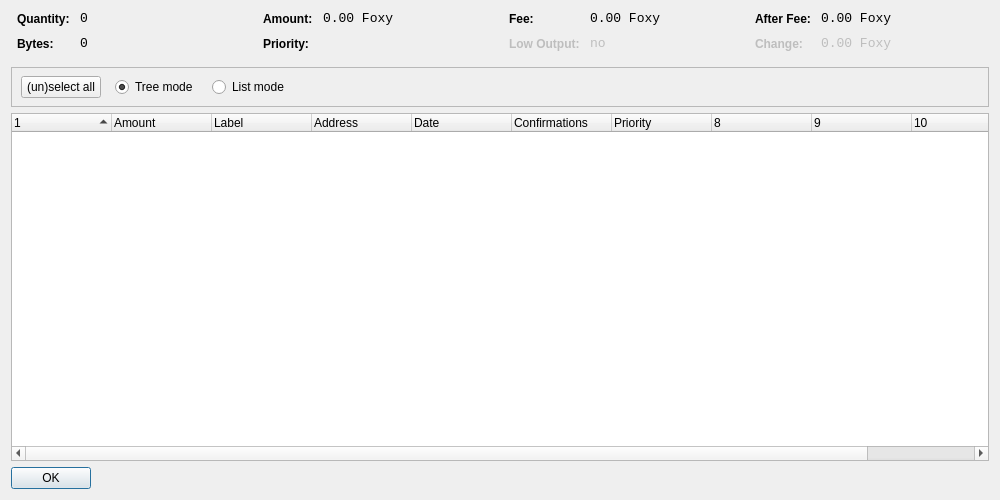
<?xml version="1.0" encoding="UTF-8"?>
<ui version="4.0">
 <class>CoinControlDialog</class>
 <widget class="QDialog" name="CoinControlDialog">
  <property name="geometry">
   <rect>
    <x>0</x>
    <y>0</y>
    <width>1000</width>
    <height>500</height>
   </rect>
  </property>
  <property name="windowTitle">
   <string>Coin Control</string>
  </property>
  <layout class="QVBoxLayout" name="verticalLayout">
   <item>
    <layout class="QHBoxLayout" name="horizontalLayoutTop" stretch="0,0,0,0">
     <property name="topMargin">
      <number>0</number>
     </property>
     <property name="bottomMargin">
      <number>10</number>
     </property>
     <item>
      <layout class="QFormLayout" name="formLayoutCoinControl1">
       <property name="horizontalSpacing">
        <number>10</number>
       </property>
       <property name="verticalSpacing">
        <number>10</number>
       </property>
       <property name="leftMargin">
        <number>6</number>
       </property>
       <property name="rightMargin">
        <number>6</number>
       </property>
       <item row="0" column="0">
        <widget class="QLabel" name="labelCoinControlQuantityText">
         <property name="styleSheet">
          <string notr="true">font-weight:bold;</string>
         </property>
         <property name="text">
          <string>Quantity:</string>
         </property>
        </widget>
       </item>
       <item row="0" column="1">
        <widget class="QLabel" name="labelCoinControlQuantity">
         <property name="font">
          <font>
           <family>Monospace</family>
           <pointsize>10</pointsize>
          </font>
         </property>
         <property name="cursor">
          <cursorShape>IBeamCursor</cursorShape>
         </property>
         <property name="contextMenuPolicy">
          <enum>Qt::ActionsContextMenu</enum>
         </property>
         <property name="text">
          <string notr="true">0</string>
         </property>
         <property name="textInteractionFlags">
          <set>Qt::LinksAccessibleByMouse|Qt::TextSelectableByKeyboard|Qt::TextSelectableByMouse</set>
         </property>
        </widget>
       </item>
       <item row="1" column="0">
        <widget class="QLabel" name="labelCoinControlBytesText">
         <property name="styleSheet">
          <string notr="true">font-weight:bold;</string>
         </property>
         <property name="text">
          <string>Bytes:</string>
         </property>
        </widget>
       </item>
       <item row="1" column="1">
        <widget class="QLabel" name="labelCoinControlBytes">
         <property name="font">
          <font>
           <family>Monospace</family>
           <pointsize>10</pointsize>
          </font>
         </property>
         <property name="cursor">
          <cursorShape>IBeamCursor</cursorShape>
         </property>
         <property name="contextMenuPolicy">
          <enum>Qt::ActionsContextMenu</enum>
         </property>
         <property name="text">
          <string notr="true">0</string>
         </property>
         <property name="textInteractionFlags">
          <set>Qt::LinksAccessibleByMouse|Qt::TextSelectableByKeyboard|Qt::TextSelectableByMouse</set>
         </property>
        </widget>
       </item>
      </layout>
     </item>
     <item>
      <layout class="QFormLayout" name="formLayoutCoinControl2">
       <property name="horizontalSpacing">
        <number>10</number>
       </property>
       <property name="verticalSpacing">
        <number>10</number>
       </property>
       <property name="leftMargin">
        <number>6</number>
       </property>
       <property name="rightMargin">
        <number>6</number>
       </property>
       <item row="0" column="0">
        <widget class="QLabel" name="labelCoinControlAmountText">
         <property name="styleSheet">
          <string notr="true">font-weight:bold;</string>
         </property>
         <property name="text">
          <string>Amount:</string>
         </property>
        </widget>
       </item>
       <item row="0" column="1">
        <widget class="QLabel" name="labelCoinControlAmount">
         <property name="font">
          <font>
           <family>Monospace</family>
           <pointsize>10</pointsize>
          </font>
         </property>
         <property name="cursor">
          <cursorShape>IBeamCursor</cursorShape>
         </property>
         <property name="contextMenuPolicy">
          <enum>Qt::ActionsContextMenu</enum>
         </property>
         <property name="text">
          <string notr="true">0.00 Foxy</string>
         </property>
         <property name="textInteractionFlags">
          <set>Qt::LinksAccessibleByMouse|Qt::TextSelectableByKeyboard|Qt::TextSelectableByMouse</set>
         </property>
        </widget>
       </item>
       <item row="1" column="0">
        <widget class="QLabel" name="labelCoinControlPriorityText">
         <property name="styleSheet">
          <string notr="true">font-weight:bold;</string>
         </property>
         <property name="text">
          <string>Priority:</string>
         </property>
        </widget>
       </item>
       <item row="1" column="1">
        <widget class="QLabel" name="labelCoinControlPriority">
         <property name="font">
          <font>
           <family>Monospace</family>
           <pointsize>10</pointsize>
          </font>
         </property>
         <property name="cursor">
          <cursorShape>IBeamCursor</cursorShape>
         </property>
         <property name="contextMenuPolicy">
          <enum>Qt::ActionsContextMenu</enum>
         </property>
         <property name="text">
          <string/>
         </property>
         <property name="textInteractionFlags">
          <set>Qt::LinksAccessibleByMouse|Qt::TextSelectableByKeyboard|Qt::TextSelectableByMouse</set>
         </property>
        </widget>
       </item>
      </layout>
     </item>
     <item>
      <layout class="QFormLayout" name="formLayoutCoinControl3">
       <property name="horizontalSpacing">
        <number>10</number>
       </property>
       <property name="verticalSpacing">
        <number>10</number>
       </property>
       <property name="leftMargin">
        <number>6</number>
       </property>
       <property name="rightMargin">
        <number>6</number>
       </property>
       <item row="0" column="0">
        <widget class="QLabel" name="labelCoinControlFeeText">
         <property name="styleSheet">
          <string notr="true">font-weight:bold;</string>
         </property>
         <property name="text">
          <string>Fee:</string>
         </property>
        </widget>
       </item>
       <item row="0" column="1">
        <widget class="QLabel" name="labelCoinControlFee">
         <property name="font">
          <font>
           <family>Monospace</family>
           <pointsize>10</pointsize>
          </font>
         </property>
         <property name="cursor">
          <cursorShape>IBeamCursor</cursorShape>
         </property>
         <property name="contextMenuPolicy">
          <enum>Qt::ActionsContextMenu</enum>
         </property>
         <property name="text">
          <string notr="true">0.00 Foxy</string>
         </property>
         <property name="textInteractionFlags">
          <set>Qt::LinksAccessibleByMouse|Qt::TextSelectableByKeyboard|Qt::TextSelectableByMouse</set>
         </property>
        </widget>
       </item>
       <item row="1" column="0">
        <widget class="QLabel" name="labelCoinControlLowOutputText">
         <property name="enabled">
          <bool>false</bool>
         </property>
         <property name="styleSheet">
          <string notr="true">font-weight:bold;</string>
         </property>
         <property name="text">
          <string>Low Output:</string>
         </property>
        </widget>
       </item>
       <item row="1" column="1">
        <widget class="QLabel" name="labelCoinControlLowOutput">
         <property name="enabled">
          <bool>false</bool>
         </property>
         <property name="font">
          <font>
           <family>Monospace</family>
           <pointsize>10</pointsize>
          </font>
         </property>
         <property name="cursor">
          <cursorShape>IBeamCursor</cursorShape>
         </property>
         <property name="contextMenuPolicy">
          <enum>Qt::ActionsContextMenu</enum>
         </property>
         <property name="text">
          <string notr="true">no</string>
         </property>
         <property name="textInteractionFlags">
          <set>Qt::LinksAccessibleByMouse|Qt::TextSelectableByKeyboard|Qt::TextSelectableByMouse</set>
         </property>
        </widget>
       </item>
      </layout>
     </item>
     <item>
      <layout class="QFormLayout" name="formLayoutCoinControl4">
       <property name="horizontalSpacing">
        <number>10</number>
       </property>
       <property name="verticalSpacing">
        <number>10</number>
       </property>
       <property name="leftMargin">
        <number>6</number>
       </property>
       <property name="rightMargin">
        <number>6</number>
       </property>
       <item row="0" column="0">
        <widget class="QLabel" name="labelCoinControlAfterFeeText">
         <property name="styleSheet">
          <string notr="true">font-weight:bold;</string>
         </property>
         <property name="text">
          <string>After Fee:</string>
         </property>
        </widget>
       </item>
       <item row="0" column="1">
        <widget class="QLabel" name="labelCoinControlAfterFee">
         <property name="font">
          <font>
           <family>Monospace</family>
           <pointsize>10</pointsize>
          </font>
         </property>
         <property name="cursor">
          <cursorShape>IBeamCursor</cursorShape>
         </property>
         <property name="contextMenuPolicy">
          <enum>Qt::ActionsContextMenu</enum>
         </property>
         <property name="text">
          <string notr="true">0.00 Foxy</string>
         </property>
         <property name="textInteractionFlags">
          <set>Qt::LinksAccessibleByMouse|Qt::TextSelectableByKeyboard|Qt::TextSelectableByMouse</set>
         </property>
        </widget>
       </item>
       <item row="1" column="0">
        <widget class="QLabel" name="labelCoinControlChangeText">
         <property name="enabled">
          <bool>false</bool>
         </property>
         <property name="styleSheet">
          <string notr="true">font-weight:bold;</string>
         </property>
         <property name="text">
          <string>Change:</string>
         </property>
        </widget>
       </item>
       <item row="1" column="1">
        <widget class="QLabel" name="labelCoinControlChange">
         <property name="enabled">
          <bool>false</bool>
         </property>
         <property name="font">
          <font>
           <family>Monospace</family>
           <pointsize>10</pointsize>
          </font>
         </property>
         <property name="cursor">
          <cursorShape>IBeamCursor</cursorShape>
         </property>
         <property name="contextMenuPolicy">
          <enum>Qt::ActionsContextMenu</enum>
         </property>
         <property name="text">
          <string notr="true">0.00 Foxy</string>
         </property>
         <property name="textInteractionFlags">
          <set>Qt::LinksAccessibleByMouse|Qt::TextSelectableByKeyboard|Qt::TextSelectableByMouse</set>
         </property>
        </widget>
       </item>
      </layout>
     </item>
    </layout>
   </item>
   <item>
    <widget class="QFrame" name="frame">
     <property name="minimumSize">
      <size>
       <width>0</width>
       <height>40</height>
      </size>
     </property>
     <property name="frameShape">
      <enum>QFrame::StyledPanel</enum>
     </property>
     <property name="frameShadow">
      <enum>QFrame::Sunken</enum>
     </property>
     <widget class="QWidget" name="horizontalLayoutWidget">
      <property name="geometry">
       <rect>
        <x>10</x>
        <y>0</y>
        <width>781</width>
        <height>41</height>
       </rect>
      </property>
      <layout class="QHBoxLayout" name="horizontalLayoutPanel" stretch="0,0,0,0,0">
       <property name="spacing">
        <number>14</number>
       </property>
       <item>
        <widget class="QPushButton" name="pushButtonSelectAll">
         <property name="sizePolicy">
          <sizepolicy hsizetype="Maximum" vsizetype="Fixed">
           <horstretch>0</horstretch>
           <verstretch>0</verstretch>
          </sizepolicy>
         </property>
         <property name="text">
          <string>(un)select all</string>
         </property>
        </widget>
       </item>
       <item>
        <widget class="QRadioButton" name="radioTreeMode">
         <property name="sizePolicy">
          <sizepolicy hsizetype="Maximum" vsizetype="Fixed">
           <horstretch>0</horstretch>
           <verstretch>0</verstretch>
          </sizepolicy>
         </property>
         <property name="text">
          <string>Tree mode</string>
         </property>
         <property name="checked">
          <bool>true</bool>
         </property>
        </widget>
       </item>
       <item>
        <widget class="QRadioButton" name="radioListMode">
         <property name="sizePolicy">
          <sizepolicy hsizetype="Maximum" vsizetype="Fixed">
           <horstretch>0</horstretch>
           <verstretch>0</verstretch>
          </sizepolicy>
         </property>
         <property name="text">
          <string>List mode</string>
         </property>
        </widget>
       </item>
       <item>
        <spacer name="horizontalSpacer">
         <property name="orientation">
          <enum>Qt::Horizontal</enum>
         </property>
         <property name="sizeHint" stdset="0">
          <size>
           <width>40</width>
           <height>20</height>
          </size>
         </property>
        </spacer>
       </item>
      </layout>
     </widget>
    </widget>
   </item>
   <item>
    <widget class="CoinControlTreeWidget" name="treeWidget">
     <property name="contextMenuPolicy">
      <enum>Qt::CustomContextMenu</enum>
     </property>
     <property name="sortingEnabled">
      <bool>false</bool>
     </property>
     <property name="columnCount">
      <number>11</number>
     </property>
     <attribute name="headerShowSortIndicator" stdset="0">
      <bool>true</bool>
     </attribute>
     <attribute name="headerStretchLastSection">
      <bool>false</bool>
     </attribute>
     <column>
      <property name="text">
       <string/>
      </property>
     </column>
     <column>
      <property name="text">
       <string>Amount</string>
      </property>
     </column>
     <column>
      <property name="text">
       <string>Label</string>
      </property>
     </column>
     <column>
      <property name="text">
       <string>Address</string>
      </property>
     </column>
     <column>
      <property name="text">
       <string>Date</string>
      </property>
     </column>
     <column>
      <property name="text">
       <string>Confirmations</string>
      </property>
      <property name="toolTip">
       <string>Confirmed</string>
      </property>
     </column>
     <column>
      <property name="text">
       <string>Priority</string>
      </property>
     </column>
     <column>
      <property name="text">
       <string/>
      </property>
     </column>
     <column>
      <property name="text">
       <string/>
      </property>
     </column>
     <column>
      <property name="text">
       <string/>
      </property>
     </column>
     <column>
      <property name="text">
       <string/>
      </property>
     </column>
    </widget>
   </item>
   <item>
    <widget class="QDialogButtonBox" name="buttonBox">
     <property name="sizePolicy">
      <sizepolicy hsizetype="Maximum" vsizetype="Fixed">
       <horstretch>0</horstretch>
       <verstretch>0</verstretch>
      </sizepolicy>
     </property>
     <property name="orientation">
      <enum>Qt::Horizontal</enum>
     </property>
     <property name="standardButtons">
      <set>QDialogButtonBox::Ok</set>
     </property>
    </widget>
   </item>
  </layout>
 </widget>
 <customwidgets>
  <customwidget>
   <class>CoinControlTreeWidget</class>
   <extends>QTreeWidget</extends>
   <header>coincontroltreewidget.h</header>
  </customwidget>
 </customwidgets>
 <resources/>
 <connections/>
</ui>
